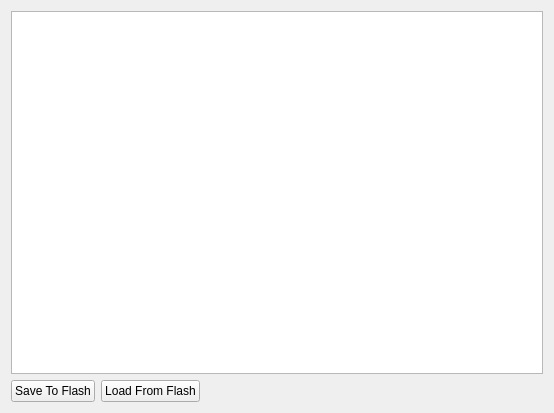
<?xml version="1.0" encoding="UTF-8"?>
<ui version="4.0">
 <class>TableView3D</class>
 <widget class="QWidget" name="TableView3D">
  <property name="geometry">
   <rect>
    <x>0</x>
    <y>0</y>
    <width>554</width>
    <height>413</height>
   </rect>
  </property>
  <property name="windowTitle">
   <string>Form</string>
  </property>
  <layout class="QVBoxLayout" name="verticalLayout">
   <item>
    <widget class="QTableWidget" name="tableWidget"/>
   </item>
   <item>
    <layout class="QHBoxLayout" name="horizontalLayout">
     <item>
      <widget class="QPushButton" name="savePushButton">
       <property name="text">
        <string>Save To Flash</string>
       </property>
      </widget>
     </item>
     <item>
      <widget class="QPushButton" name="loadPushButton">
       <property name="text">
        <string>Load From Flash</string>
       </property>
      </widget>
     </item>
     <item>
      <spacer name="horizontalSpacer">
       <property name="orientation">
        <enum>Qt::Horizontal</enum>
       </property>
       <property name="sizeHint" stdset="0">
        <size>
         <width>40</width>
         <height>20</height>
        </size>
       </property>
      </spacer>
     </item>
    </layout>
   </item>
  </layout>
 </widget>
 <resources/>
 <connections/>
</ui>
